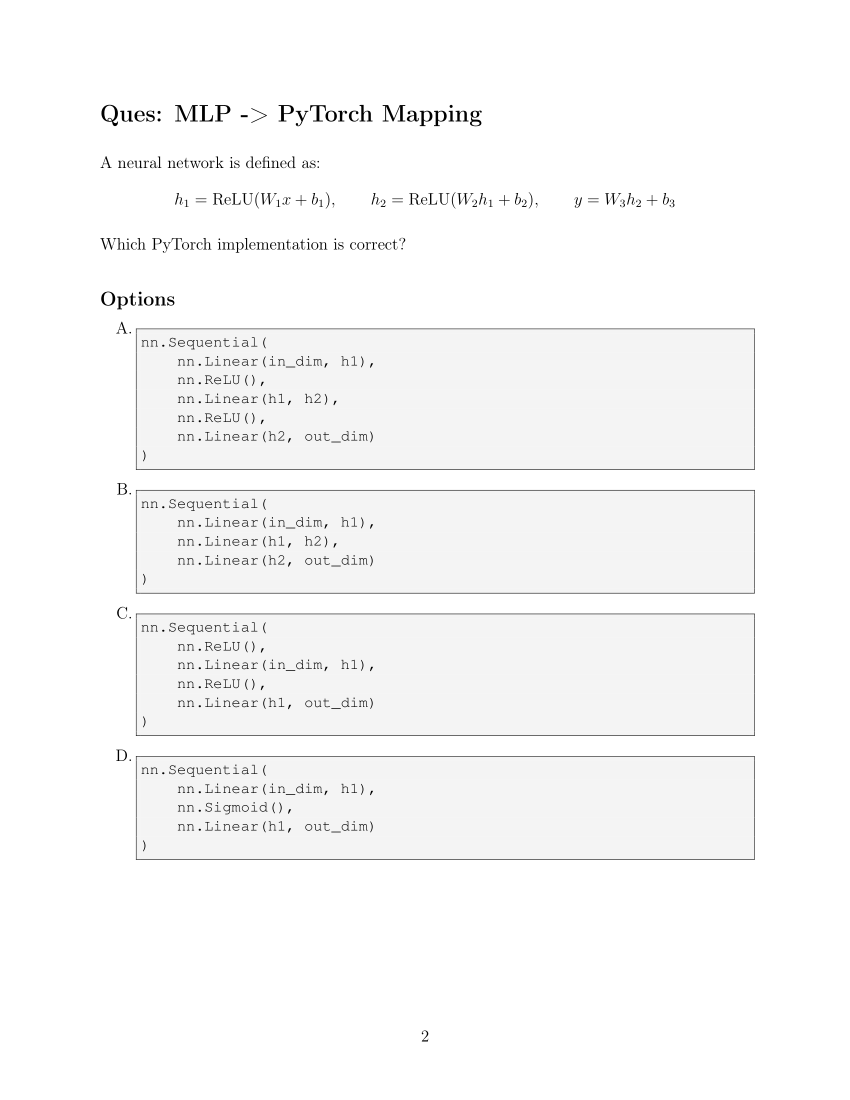
#> input picture images/image_1.png, 1700 x 2200 px (shown at 1/2 size); its folder holds only this picture in this run
$ jupyter execute --allow-errors dl_mcq_solver_v2.ipynb   (shell and % lines are left out)
#> lines starting #> are read from the running program, lines starting #| are printed output that depends on the picture; after the words box and inside, x2 and y2 are one past the last pixel; in counts of white or black regions, pixels touching at a corner belong together
# Deep Learning Visual MCQ Solver v2
## Strategy: Vision Language Model (VLM) — Image directly → Answer

## Cell 1: Install Dependencies

[cell 1]
# ============================================================
# CELL 0: COLAB GPU SETUP — Private GitHub Repo
# ============================================================

# --- 1. Verify GPU ---
import subprocess
#> (the rest of this cell did not finish here and is left out)

[cell 2]
print('All dependencies installed.')

## Cell 2: Imports

[cell 3]
import os, re, time, torch, warnings, json
import numpy as np
import pandas as pd
import cv2
from PIL import Image, ImageDraw, ImageFont, ImageEnhance, ImageOps
from pathlib import Path
from collections import Counter
warnings.filterwarnings('ignore')

from transformers import (
    Qwen2_5_VLForConditionalGeneration,
    Qwen2_5_VLProcessor,
    BitsAndBytesConfig
)
from qwen_vl_utils import process_vision_info

print(f'PyTorch        : {torch.__version__}')
print(f'CUDA available : {torch.cuda.is_available()}')
#> (this line was passed over: torch is not available in this run)
#> (the rest of this cell did not finish here and is left out)

## Cell 3: Configuration

[cell 4]
# ==============================================================
# PATHS
# ==============================================================
BASE_DIR              = './'
TEST_CSV_PATH         = os.path.join(BASE_DIR, 'test.csv')
IMAGE_DIR             = os.path.join(BASE_DIR, 'images')
OUTPUT_PATH           = './submission.csv'
# MODEL_DIR             = './model/'   # path to Qwen2.5-VL-7B weights
MODEL_DIR = "Qwen/Qwen2.5-VL-7B-Instruct"
# ==============================================================
# INFERENCE SETTINGS
# ==============================================================
N_VOTES             = 3      # majority voting runs per image
LLM_TEMP            = 0.5    # temperature for runs 2 and 3
MAX_NEW_TOKENS      = 1024   # enough for full chain-of-thought
USE_4BIT            = True   # 4-bit quantization
MAX_IMAGE_PIXELS    = 1280 * 28 * 28
MIN_VOTES_TO_ANSWER = 2      # need at least 2/3 to agree, else output 5

print('Config loaded.')
print(f'Model     : {MODEL_DIR}')
print(f'Test CSV  : {TEST_CSV_PATH}')
print(f'Images    : {IMAGE_DIR}')
print(f'Output    : {OUTPUT_PATH}')
print(f'Votes     : {N_VOTES} (need {MIN_VOTES_TO_ANSWER} to agree)')

## Cell 4: Load Model

[cell 5]
# [46 lines of commented-out code are left out]
import torch
from transformers import (
    Qwen2_5_VLForConditionalGeneration,
    Qwen2_5_VLProcessor,
    BitsAndBytesConfig
)

HF_MODEL_ID = "Qwen/Qwen2.5-VL-7B-Instruct"   # streams from HuggingFace
MAX_IMAGE_PIXELS = 1280 * 28 * 28

print("Loading processor...")
#> (the rest of this cell did not finish here and is left out)

## Cell 5: Image Preprocessing (Deskew, Crop, Invert, Upscale)

[cell 6]
def is_dark_background(img: Image.Image) -> bool:
    arr = np.array(img.convert('L'))
    return arr.mean() < 127


def auto_invert(img: Image.Image) -> Image.Image:
    """Invert if dark background (light text on dark bg is hard for VLM)."""
    if is_dark_background(img):
        img = ImageOps.invert(img.convert('RGB'))
    return img


def auto_crop_whitespace(img: Image.Image, padding: int = 10) -> Image.Image:
    """Crop excessive blank borders."""
    arr    = np.array(img.convert('L'))
    bg_val = arr[0, 0]
    mask   = np.abs(arr.astype(int) - int(bg_val)) > 15
    rows   = np.any(mask, axis=1)
    cols   = np.any(mask, axis=0)
    if not rows.any() or not cols.any():
        return img
    rmin, rmax = np.where(rows)[0][[0, -1]]
    cmin, cmax = np.where(cols)[0][[0, -1]]
    h, w = arr.shape
    return img.crop((
        max(0, cmin - padding), max(0, rmin - padding),
        min(w, cmax + padding), min(h, rmax + padding)
    ))


def deskew(img: Image.Image) -> Image.Image:
    """Auto-rotate skewed images."""
    try:
        arr = np.array(img.convert('L'))
        _, thresh = cv2.threshold(arr, 0, 255, cv2.THRESH_BINARY_INV + cv2.THRESH_OTSU)
        coords = np.column_stack(np.where(thresh > 0))
        if len(coords) < 100:
            return img
        angle = cv2.minAreaRect(coords)[-1]
        if angle < -45:
            angle = -(90 + angle)
        else:
            angle = -angle
        if abs(angle) < 0.5 or abs(angle) > 45:
            return img
        h, w = arr.shape
        M = cv2.getRotationMatrix2D((w // 2, h // 2), angle, 1.0)
        rotated = cv2.warpAffine(
            np.array(img), M, (w, h),
            flags=cv2.INTER_CUBIC,
            borderMode=cv2.BORDER_REPLICATE
        )
        return Image.fromarray(rotated)
    except Exception:
        return img


def super_resolve(img: Image.Image, target_width: int = 1200) -> Image.Image:
    """Upscale very small images."""
    w, h = img.size
    if w >= 800:
        return img
    scale = target_width / w
    return img.resize((int(w * scale), int(h * scale)), Image.LANCZOS)


def preprocess_image(image_path: str) -> Image.Image:
    """
    Full pipeline:
    1. Load RGB
    2. Invert dark background
    3. Deskew rotation
    4. Crop whitespace
    5. Upscale low-res
    6. Enhance contrast + sharpness
    """
    img = Image.open(image_path).convert('RGB')
    img = auto_invert(img)
    img = deskew(img)
    img = auto_crop_whitespace(img)
    img = super_resolve(img)
    img = ImageEnhance.Contrast(img).enhance(1.2)
    img = ImageEnhance.Sharpness(img).enhance(1.3)
    return img


print('Image preprocessing ready.')

## Cell 6: Question Type Detection

## Cell 7: Type-Aware Prompt Templates

[cell 7]
UNIVERSAL_PROMPT = """You are an expert in deep learning, machine learning, mathematics, and PyTorch.

You will be shown an image with a multiple-choice question and exactly 4 options.

STEP 0 — TOPIC HINT: Look at the very top of the image. If there is a line starting with "Ques:" read it carefully and use it to guide your reasoning.

STEP 1 — QUESTION TYPE: Identify what this question involves — it may be a mix of calculation, code, architecture, and/or conceptual reasoning. List all that apply.

STEP 2 — SOLVE: Work out the correct answer using whatever reasoning is needed.
Show all working clearly. Use the options only if the question requires comparing implementations or code.

STEP 3 — EVALUATE: For each option, state whether it is correct or incorrect and why.
- Option 1/A:
- Option 2/B:
- Option 3/C:
- Option 4/D:

STEP 4 — SANITY CHECK:
- Re-state in one sentence what your derived answer IS.
- Re-read each option and confirm which one best matches that meaning — not just the first one that sounds related.
- For "why/primary reason" questions: are you picking the ROOT cause or a side effect?
- For PyTorch API questions: are you confusing what a function takes as INPUT vs what it outputs?
- For training curve questions: re-read the exact direction of each loss (↑ or ↓) per option.
- If this check changes your mind, update your answer now before STEP 5.

STEP 5 — CONFIDENCE: HIGH / MEDIUM / LOW

STEP 6 — FINAL ANSWER: X
Options may be labeled 1/2/3/4 OR A/B/C/D — look at the image to check.
Always convert to a digit: A=1, B=2, C=3, D=4.
Final answer must be a single digit: 1, 2, 3, or 4 — nothing else.

Key facts:
- Conv2D output: floor((input + 2*padding - kernel) / stride) + 1
- Conv2D params: (k_h * k_w * in_ch + 1) * out_ch
- FC params with bias: (in * out) + out
- LSTM params: 4 * (hidden * (input + hidden) + hidden)
- BatchNorm params: 2 * num_features
- Attention: softmax(Q*K^T / sqrt(d_k)) * V
- nn.Sequential executes layers strictly top to bottom in the order listed
- Activation functions (ReLU, Sigmoid, Tanh etc.) always come AFTER the linear layer they activate
- To implement h = ReLU(Wx + b): the ONLY correct PyTorch order is nn.Linear THEN nn.ReLU() — always
- nn.Linear(a,b) followed by nn.ReLU() means: apply linear first, then ReLU — this is CORRECT
- Never say ReLU after Linear is wrong — it is always the right order
- Trace each equation LEFT TO RIGHT: innermost operation maps to first layer in Sequential
- h1 = ReLU(W1x+b1) → nn.Linear(in,h1), nn.ReLU()
- h2 = ReLU(W2h1+b2) → nn.Linear(h1,h2), nn.ReLU()
- y = W3h2+b3 → nn.Linear(h2,out)  [no activation]
- Full sequence: Linear→ReLU→Linear→ReLU→Linear = CORRECT for a 2-hidden-layer MLP with ReLU
- Dropout: ON at train, OFF at eval
- Vanishing gradient: sigmoid/tanh suffer, ReLU does not
- L1 → sparsity, L2 → small weights
- Batch norm inference: running mean/variance from training
- Sharp minima = poor generalization
- All positive Hessian eigenvalues = local min, mixed = saddle point
- When evaluating options, always simplify and substitute expressions before declaring an option incorrect
- Two expressions that look different may be algebraically identical — verify by substituting definitions
- If your derived answer and an option look different, try expanding/simplifying both sides before rejecting it
IMPORTANT: If the options in the image are labeled with NUMBERS (1, 2, 3, 4),
your FINAL ANSWER must be that number directly — never use A/B/C/D in that case.
If options are labeled with LETTERS (A, B, C, D), convert: A=1, B=2, C=3, D=4.
"""

## Cell 8: Answer Parser and Confidence Extractor

[cell 8]
# [42 lines left out: functions parse_answer, extract_confidence, not called in this run]


print('Parser functions ready.')

## Cell 9: VLM Inference Engine

[cell 9]
# [52 lines left out: functions extract_derived_sequence, check_self_contradiction, not called in this run]


def solve_mcq_image(image_path: str, use_voting: bool = True, verbose: bool = True) -> int:
    fname = os.path.basename(image_path)
    if verbose:
        print(f'\nProcessing: {fname}')

    try:
        img = preprocess_image(image_path)
    except Exception as e:
        if verbose: print(f'  Preprocess failed ({e}), using raw image')
        img = Image.open(image_path).convert('RGB')

    if not use_voting:
        try:
            response = query_model(img, UNIVERSAL_PROMPT, temperature=0.0)
            if verbose: print(f'  Full response:\n{response}')
            ans = parse_answer(response)
            if ans is None:
                if verbose: print('  Could not parse answer → returning 5')
                return 5
            # Check self contradiction
            corrected = check_self_contradiction(response, int(ans))
            if corrected is not None:
                return corrected
            return int(ans)
        except Exception as e:
            if verbose: print(f'  Error: {e} → returning 5')
            return 5

    # Voting mode
    votes       = []
    confidences = []
    responses   = []

    for run_idx in range(N_VOTES):
        try:
            temp = 0.0 if run_idx == 0 else LLM_TEMP
            response = query_model(img, UNIVERSAL_PROMPT, temperature=temp)
            responses.append(response)

            if verbose:
                print(f'\n--- Run {run_idx+1} Full Reasoning ---')
                print(response)
                print('-----------------------------------')

            ans  = parse_answer(response)
            conf = extract_confidence(response)

            # Check self contradiction per run
            if ans is not None:
                corrected = check_self_contradiction(response, int(ans))
                if corrected is not None:
                    ans = str(corrected)

            if ans is not None:
                votes.append(ans)
            confidences.append(conf)

            if verbose:
                print(f'  Run {run_idx+1}: ans={ans}, conf={conf}')

        except Exception as e:
            if verbose: print(f'  Run {run_idx+1} error: {e}')
            confidences.append('LOW')

    # Decision logic
    if not votes:
        if verbose: print('  No valid votes → 5')
        return 5

    most_common, count = Counter(votes).most_common(1)[0]

    if N_VOTES == 3 and len(set(votes)) == 3:
        if verbose: print('  All 3 votes disagree → 5')
        return 5

    if count < MIN_VOTES_TO_ANSWER:
        if verbose: print(f'  Low agreement ({count}/{len(votes)}) → 5')
        return 5

    if confidences.count('LOW') > len(confidences) // 2:
        if verbose: print(f'  Majority LOW confidence → 5')
        return 5

    if verbose:
        print(f'  Final: {most_common} ({count}/{len(votes)} votes, confs={confidences})')
    return int(most_common)

def query_model(img: Image.Image, prompt: str, temperature: float = 0.1) -> str:
    messages = [{
        'role': 'user',
        'content': [
            {'type': 'image', 'image': img},
            {'type': 'text',  'text': prompt}
        ]
    }]
    text_input = processor.apply_chat_template(
        messages, tokenize=False, add_generation_prompt=True
    )
    image_inputs, video_inputs = process_vision_info(messages)
    inputs = processor(
        text=[text_input],
        images=image_inputs,
        videos=video_inputs,
        padding=True,
        return_tensors='pt'
    ).to(model.device)

    with torch.no_grad():
        generated_ids = model.generate(
            **inputs,
            max_new_tokens=MAX_NEW_TOKENS,
            temperature=temperature,
            do_sample=(temperature > 0.05),
        )
    trimmed = [out[len(inp):] for inp, out in zip(inputs.input_ids, generated_ids)]
    return processor.batch_decode(trimmed, skip_special_tokens=True,
                                   clean_up_tokenization_spaces=False)[0]

## Cell 10: Validate on Synthetic Test Images

[cell 10]
def make_test_image(question: str, options: dict, filepath: str):
    img  = Image.new('RGB', (900, 440), color='white')
#> img: PIL image 900x440 RGB; every value is 255
    draw = ImageDraw.Draw(img)
    try:
        font_q = ImageFont.truetype('/usr/share/fonts/truetype/dejavu/DejaVuSans-Bold.ttf', 20)
        font_o = ImageFont.truetype('/usr/share/fonts/truetype/dejavu/DejaVuSans.ttf', 18)
    except:
        font_q = font_o = ImageFont.load_default()
    y = 30
    words, line = question.split(), ''
    for word in words:
        if len(line + word) < 75:
            line += word + ' '
        else:
            draw.text((30, y), line.strip(), fill='black', font=font_q)
            y += 32; line = word + ' '
#> after the loop, y = 62
    draw.text((30, y), line.strip(), fill='black', font=font_q)
    y += 55
#> y = 117
    for number, text in options.items():
        draw.text((60, y), f'{number})  {text}', fill=(30, 30, 30), font=font_o)
        y += 42
#> this loop made 4 passes
#> y on passes 1 to 4: 159, 201, 243, 285
#> after the loop, y = 285
    img.save(filepath)
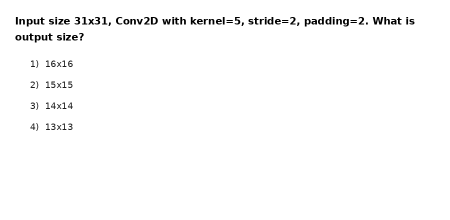
#> saved as conv_asymmetric_padding.png: PIL image 900x440 RGB (shown at 1/2 size); min 0, max 255, mean 251


os.makedirs('./test_samples', exist_ok=True)

# test_cases = [
#     {
#         'name'    : 'conv_output_size',
#         'question': 'What is the output spatial size of a Conv2D layer with input 32x32, kernel 3x3, padding=0, stride=1?',
#         'options' : {'1': '30x30', '2': '32x32', '3': '28x28', '4': '16x16'},
#         'answer'  : 1
#     },
#     {
#         'name'    : 'param_count',
#         'question': 'How many trainable parameters does a FC layer with 512 inputs and 256 outputs have (including bias)?',
#         'options' : {'1': '131072', '2': '131328', '3': '130816', '4': '262144'},
#         'answer'  : 2
#     },
#     {
#         'name'    : 'vanishing_gradient',
#         'question': 'Which activation function is most prone to the vanishing gradient problem in deep networks?',
#         'options' : {'1': 'ReLU', '2': 'Sigmoid', '3': 'Leaky ReLU', '4': 'ELU'},
#         'answer'  : 2
#     },
#     {
#         'name'    : 'batch_norm_inference',
#         'question': 'During inference time, Batch Normalization uses which statistics?',
#         'options' : {'1': 'Current batch mean and variance', '2': 'Running average mean and variance from training', '3': 'Global dataset mean', '4': 'Layer output mean only'},
#         'answer'  : 2
#     },
#     {
#         'name'    : 'backprop_relu',
#         'question': 'Given z=wx+b, y_hat=ReLU(z), L=0.5*(y_hat-y)^2. If z>0, what is dL/dw?',
#         'options' : {'1': '(y_hat - y)', '2': '(wx + b - y) * x', '3': 'x', '4': '(y_hat - y) * w'},
#         'answer'  : 2
#     }
# ]
test_cases = [
    {
        'name'    : 'conv_asymmetric_padding',
        'question': 'Input size 31x31, Conv2D with kernel=5, stride=2, padding=2. What is output size?',
        'options' : {'1': '16x16', '2': '15x15', '3': '14x14', '4': '13x13'},
        'answer'  : 1
    },
    {
        'name'    : 'param_sharing_conv',
        'question': 'A Conv layer has 64 filters of size 3x3 applied to an input with 32 channels. How many parameters (including bias)?',
        'options' : {'1': '18432', '2': '18496', '3': '55296', '4': '55360'},
        'answer'  : 2
    },
    {
        'name'    : 'gradient_dead_relu',
        'question': 'If a neuron has negative input for all data and uses ReLU, what happens during training?',
        'options' : {
            '1': 'Weights increase rapidly',
            '2': 'Neuron becomes inactive and stops learning',
            '3': 'Gradient explodes',
            '4': 'Output oscillates'
        },
        'answer'  : 2
    },
    {
        'name'    : 'batchnorm_backward_trick',
        'question': 'BatchNorm reduces internal covariate shift primarily by:',
        'options' : {
            '1': 'Reducing gradient magnitude',
            '2': 'Normalizing activations per batch',
            '3': 'Adding noise to gradients',
            '4': 'Clipping weights'
        },
        'answer'  : 2
    },
    {
        'name'    : 'log_softmax_stability',
        'question': 'Why is LogSoftmax often preferred over Softmax + log in practice?',
        'options' : {
            '1': 'Faster computation',
            '2': 'Numerical stability (avoids overflow)',
            '3': 'Reduces parameters',
            '4': 'Improves accuracy directly'
        },
        'answer'  : 2
    },
    {
        'name'    : 'fc_bias_edge_case',
        'question': 'A fully connected layer has input size 100 and output size 1, with bias disabled. How many parameters?',
        'options' : {'1': '100', '2': '101', '3': '99', '4': '1'},
        'answer'  : 1
    },
    {
        'name'    : 'stride_padding_mismatch',
        'question': 'Input 28x28, Conv(kernel=3, stride=2, padding=1) followed by Conv(kernel=3, stride=2, padding=0). Output size?',
        'options' : {'1': '7x7', '2': '6x6', '3': '5x5', '4': '8x8'},
        'answer'  : 2
    },
    {
        'name'    : 'cross_entropy_input',
        'question': 'PyTorch CrossEntropyLoss expects input as:',
        'options' : {
            '1': 'Probabilities after Softmax',
            '2': 'Log probabilities',
            '3': 'Raw logits',
            '4': 'Binary labels only'
        },
        'answer'  : 3
    },
    {
        'name'    : 'attention_scaling',
        'question': 'In scaled dot-product attention, why divide by sqrt(d_k)?',
        'options' : {
            '1': 'Reduce computation',
            '2': 'Prevent large dot products leading to small gradients',
            '3': 'Normalize outputs to [0,1]',
            '4': 'Match dimensions'
        },
        'answer'  : 2
    },
    {
        'name'    : 'overfitting_detection',
        'question': 'Which pattern most strongly indicates overfitting?',
        'options' : {
            '1': 'Train loss ↓, Val loss ↓',
            '2': 'Train loss ↑, Val loss ↑',
            '3': 'Train loss ↓, Val loss ↑',
            '4': 'Train loss constant, Val loss ↓'
        },
        'answer'  : 3
    }
]
print('Validation on synthetic images...\n')
correct = 0
for tc in test_cases:
    path = f"./test_samples/{tc['name']}.png"
    make_test_image(tc['question'], tc['options'], path)
    pred = solve_mcq_image(path, use_voting=False, verbose=True)
#> in deskew, `_, thresh = cv2.threshold(arr, 0, 255, cv2.THRESH_BINARY_INV + cv2.THR..`:
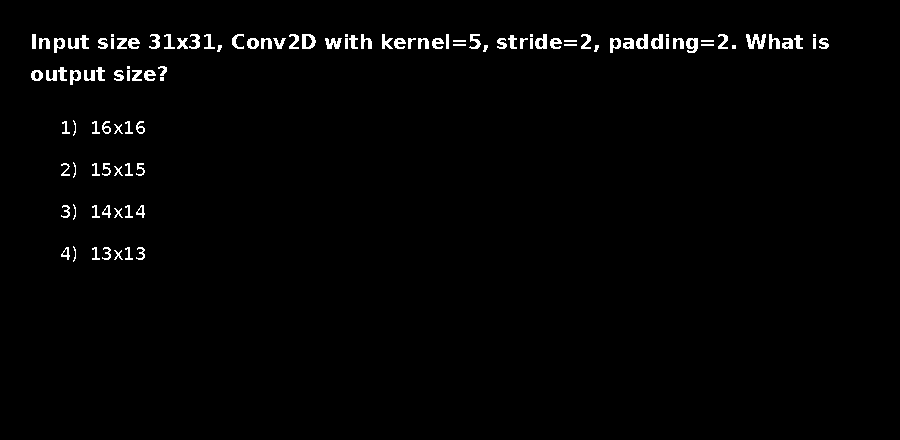
#> thresh: shape (440, 900); 1.6% white; 108 white regions (8 under 20 px), largest, box (x1, y1, x2, y2) and area: (746, 34, 766, 49) 180, (302, 34, 316, 49) 132, (686, 38, 698, 53) 123
#> in deskew, `coords = np.column_stack(np.where(thresh > 0))`: coords = 6491 pairs, first value 34 to 261, second value 31 to 828
#> in deskew, `angle = cv2.minAreaRect(coords)[-1]`: angle = -90
#> in deskew, `angle = -(90 + angle)`: angle = 0
#> in auto_crop_whitespace, `bg_val = arr[0, 0]`: bg_val = 255
#> in auto_crop_whitespace, `rmin, rmax = np.where(rows)[0][[0, -1]]`: rmin = 34; rmax = 261
#> in auto_crop_whitespace, `cmin, cmax = np.where(cols)[0][[0, -1]]`: cmin = 30; cmax = 828
    ok   = pred == tc['answer']
    correct += int(ok)
    print(f"  → Predicted={pred} | Expected={tc['answer']} | {'CORRECT' if ok else 'WRONG'}\n")

print(f'Validation: {correct}/{len(test_cases)} = {100*correct/len(test_cases):.0f}%')

## Cell 11: Test With Your Own Image

[cell 11]
import matplotlib.pyplot as plt
import matplotlib.image as mpimg

my_image_path = './your_question.png'  # <-- change to your image path
#> my_image_path = './your_question.png'

if os.path.exists(my_image_path):
    plt.figure(figsize=(12, 8))
    plt.imshow(mpimg.imread(my_image_path))
    plt.axis('off')
    plt.title('Your Question Image')
    plt.show()

    pred = solve_mcq_image(my_image_path, use_voting=False, verbose=True)
    print(f'\n Model Answer: {pred}')
else:
    print(f'File not found: {my_image_path}')
#| File not found: ./your_question.png

## Cell 12: Full Inference on Competition Test Set

[cell 12]
if os.path.exists(TEST_CSV_PATH):
    test_df = pd.read_csv(TEST_CSV_PATH)
    print(f'Loaded test.csv: {test_df.shape}, columns: {test_df.columns.tolist()}')

    # Handle both formats: with or without image_id column
    if 'image_id' not in test_df.columns:
        test_df['image_id'] = test_df['image_name']

    print(test_df.head(3))
else:
    img_files = sorted(list(Path(IMAGE_DIR).glob('*.png')) + list(Path(IMAGE_DIR).glob('*.jpg')))
    test_df = pd.DataFrame({
        'image_id'  : [f.stem for f in img_files],
        'image_name': [f.stem for f in img_files]
    })
    print(f'No test.csv. Built template for {len(test_df)} images.')

total    = len(test_df)
est_mins = total * 30 * N_VOTES / 60
print(f'\nTotal: {total} questions, ~{est_mins:.0f} min estimated')
if est_mins > 55:
    print('May exceed 1hr limit. Consider reducing N_VOTES to 1 if needed.')

predictions = []
failed_ids  = []
start_time  = time.time()

for idx, row in test_df.iterrows():
    image_id   = str(row['image_id'])
    image_name = str(row['image_name'])

    candidates = [
        os.path.join(IMAGE_DIR, f'{image_name}.png'),
        os.path.join(IMAGE_DIR, f'{image_name}.jpg'),
        os.path.join(IMAGE_DIR, image_name),
        os.path.join(IMAGE_DIR, f'{image_name}.PNG'),
        os.path.join(IMAGE_DIR, f'{image_name}.jpeg'),
    ]
    img_path = next((p for p in candidates if os.path.exists(p)), None)

    if img_path is None:
        print(f'  [{idx+1}/{total}] NOT FOUND: {image_name} → 5')
        predictions.append(5)
        failed_ids.append(image_id)
        continue

    pred = solve_mcq_image(img_path, use_voting=False, verbose=True)
#> in preprocess_image, img is the input picture: PIL image 1700x2200 RGB; min 0, max 255, mean 248.7
#> (the rest of the program and of its run is left out)
